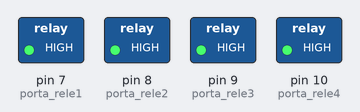
A sketch run on a simulated Arduino Uno, built with avr-gcc and run on an emulated ATmega328P. On the bench: switched loads named in the sketch (green lamp = pin HIGH).

Above: at 0.5 s.
At 2.2 s:
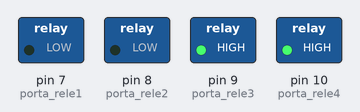
At 6.5 s:
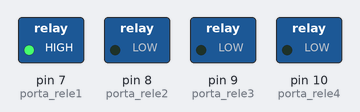
At 7.7 s:
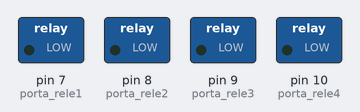
At 11.2 s:
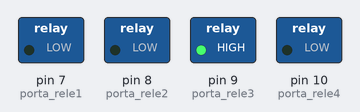
At 14.2 s:
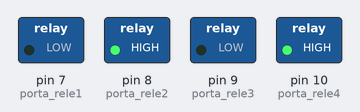
Timing chart, 0 to 16.2 s (numbered marks = the images above):
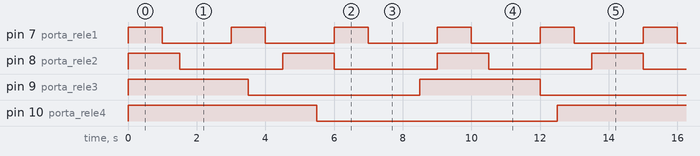

The sketch:

teste_multitarefas.ino
```cpp
const int porta_rele1 =7;
const int porta_rele2 =8;
const int porta_rele3 =9;
const int porta_rele4 =10;


void setup(){
pinMode(porta_rele1,OUTPUT);
pinMode(porta_rele2,OUTPUT);
pinMode(porta_rele3,OUTPUT);
pinMode(porta_rele4,OUTPUT);

}
void loop()
{
pisca(porta_rele1,1000,2000,0);
int porta_rele1 = LOW;
pisca(porta_rele2,1500,3000,0);
pisca(porta_rele3,3500,5000,0);
pisca(porta_rele4,5500,7000,0);


}
void pisca(int pin, int timeOn, int timeOff, int atraso){
int resto = (millis()-atraso)%(timeOn + timeOff);
digitalWrite(pin, resto<timeOn ? HIGH : LOW);
}
```

Measured:
- by itself, pin 7 (porta_rele1): alternates HIGH for 1.0 s and LOW for 2.0 s
- by itself, pin 8 (porta_rele2): alternates HIGH for 1.5 s and LOW for 3.0 s
- by itself, pin 9 (porta_rele3): alternates HIGH for 3.5 s and LOW for 5.0 s
- by itself, pin 10 (porta_rele4): alternates HIGH for 5.5 s and LOW for 7.0 s
